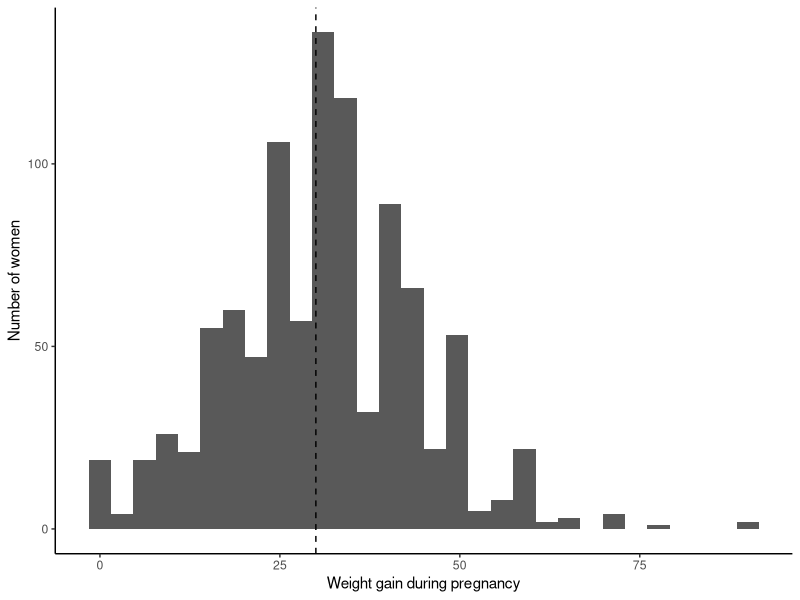
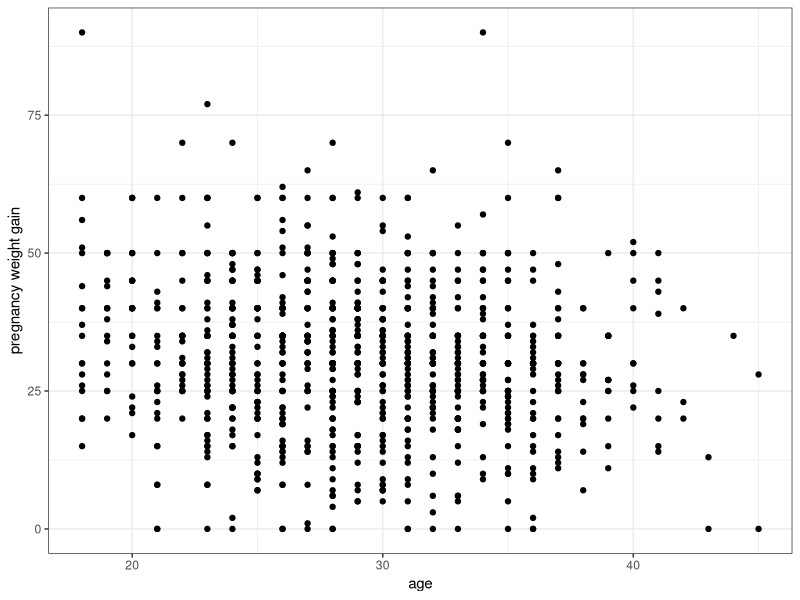
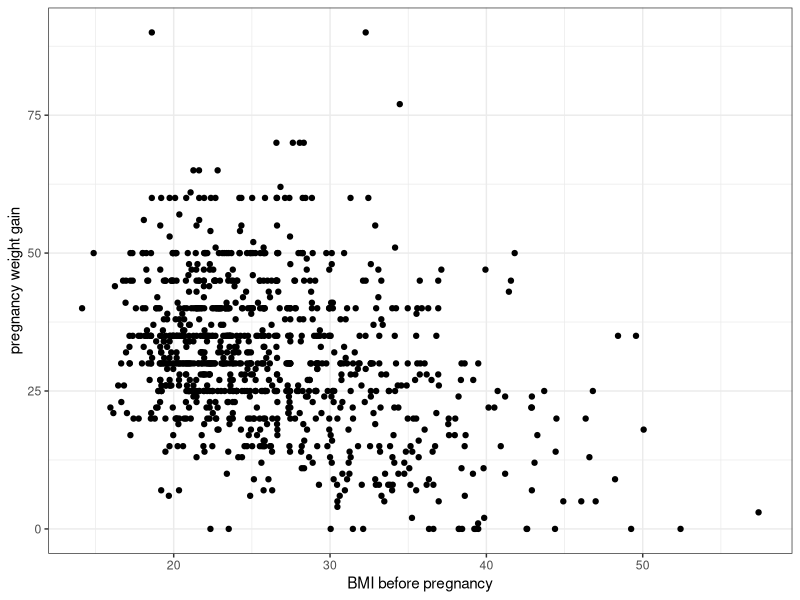
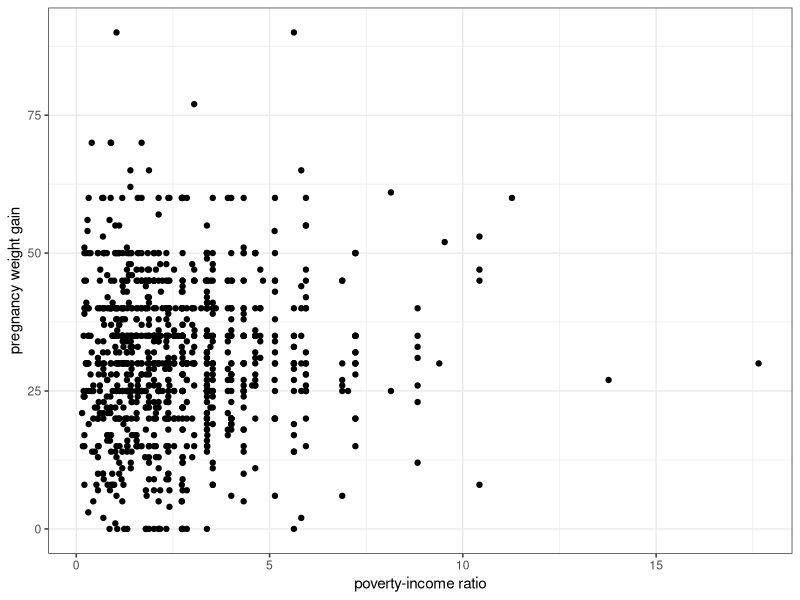
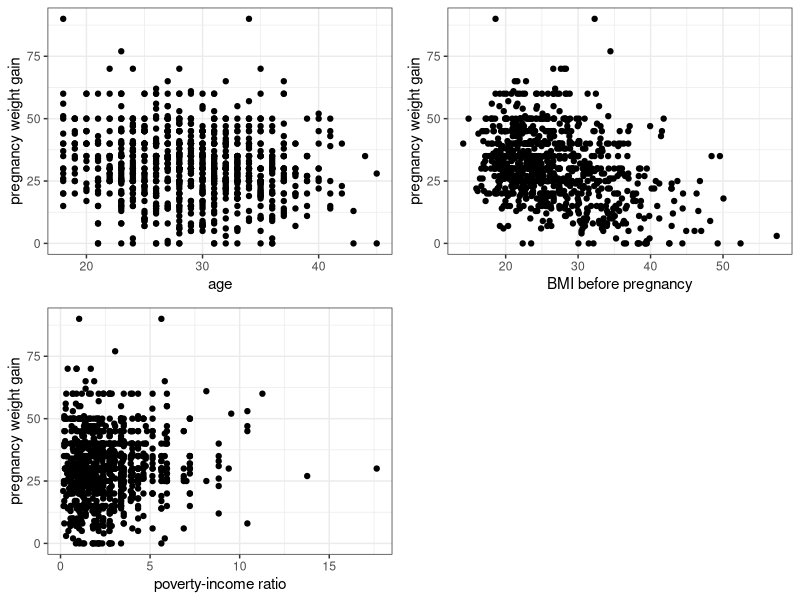
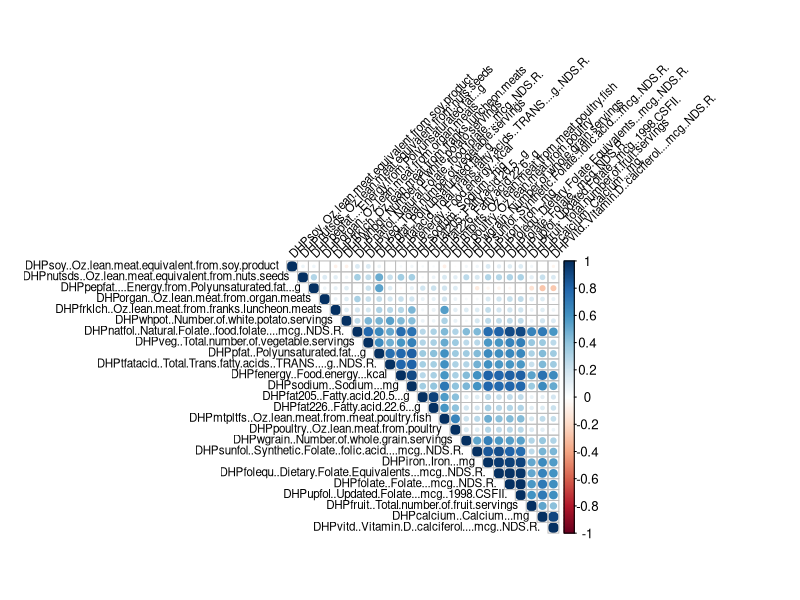

Here is the R script that generated these plots, in order:
## ---- chunk 1
knitr::opts_chunk$set(echo = TRUE)
## ---- chunk 2
# load packages
library(tidyverse)  # tidyverse
library(ggrepel)    # for scatter plot point labels
library(kableExtra) # for printing tables
library(cowplot)    # for side by side plots
library(corrplot) # correlation plots
library(dplyr)
library(readr)
library(stringr)
## ---- chunk 3
# load cleaned data
pdiet_data = read.csv("./../data/clean/pregnancy_data.csv")
## ---- chunk 4
# calculate median weight gain
median_weight_gain = pdiet_data %>%
  summarise(median(pregnancy_weight_gain)) %>%
  pull()

# create histogram of weight gain during pregnancy
hist = pdiet_data %>%
  ggplot(aes(x = pregnancy_weight_gain)) + 
  geom_histogram() +
  geom_vline(xintercept = median_weight_gain,
             linetype = "dashed") +
  labs(x = "Weight gain during pregnancy", 
       y = "Number of women") +
  theme_classic()

# save
ggsave(filename = "~/pregnancy-weight-gain-final-project/results/weight-gain-hist.png", 
       plot = hist, 
       device = "png", 
       width = 7, 
       height = 4)

## ---- chunk 5
# scatter plots of weight gain vs age, bmi, poverty/income ratio
age_scatter = pdiet_data %>% ggplot(aes(x=mother_age, y=pregnancy_weight_gain)) + geom_point() +
  labs(x="age", y="pregnancy weight gain") + theme_bw()

bmi_scatter = pdiet_data %>% ggplot(aes(x=prepregnancy_bmi, y=pregnancy_weight_gain)) + geom_point() +
  labs(x="BMI before pregnancy", y="pregnancy weight gain") + theme_bw()

povincome_scatter = pdiet_data %>% ggplot(aes(x=poverty_income_ratio, y=pregnancy_weight_gain)) + geom_point() +
  labs(x="poverty-income ratio", y="pregnancy weight gain") + theme_bw()

# save
ggsave(filename = "~/pregnancy-weight-gain-final-project/results/age-scatter.png", 
       plot = age_scatter, 
       device = "png", 
       width = 7, 
       height = 4)

ggsave(filename = "~/pregnancy-weight-gain-final-project/results/bmi-scatter.png", 
       plot = bmi_scatter, 
       device = "png", 
       width = 7, 
       height = 4)

ggsave(filename = "~/pregnancy-weight-gain-final-project/results/povincome-scatter.png", 
       plot = povincome_scatter, 
       device = "png", 
       width = 7, 
       height = 4)

scatters = plot_grid(age_scatter, bmi_scatter, povincome_scatter)

ggsave(filename = "~/pregnancy-weight-gain-final-project/results/scatters.png", 
       plot = scatters, 
       device = "png", 
       width = 7, 
       height = 4)
## ---- chunk 6
# correlation matrices for DHP variables
# subset only DHP variables
pdiet_DHP = pdiet_data[,substr(colnames(pdiet_data), 1, 3)=="DHP"]

# calculate correlation and make plot
corr = cor(pdiet_DHP)

png(height=1800, width=1800, file="~/pregnancy-weight-gain-final-project/results/DHP-correlation.png", type = "cairo")
corrplot(corr, type = "upper", order = "hclust", 
         tl.col = "black", tl.srt = 45, tl.cex = 0.7)
dev.off()

flattenCorrMatrix <- function(cormat) {
  ut <- upper.tri(cormat)
  data.frame(
    row = rownames(cormat)[row(cormat)[ut]],
    column = rownames(cormat)[col(cormat)[ut]],
    cor  =(cormat)[ut]
    )
}
# top 10 correlated DHP variables
top10 = flattenCorrMatrix(corr) %>% slice_max(cor, n=10)
